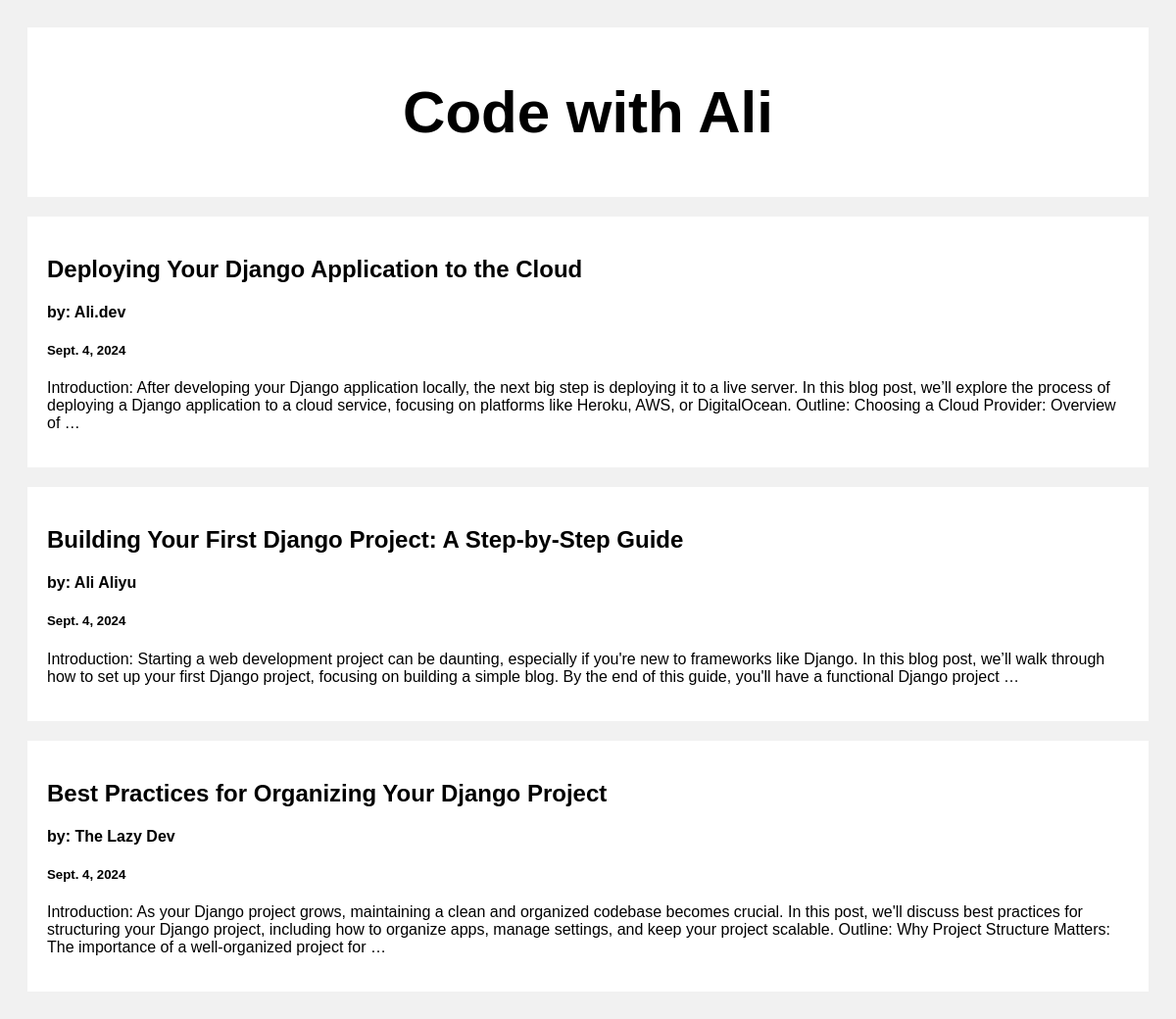
The page / on the database its author committed.
### posts/models.py (models this page shows)
class Post(models.Model):
    title = models.CharField(max_length=100)
    author = models.CharField(max_length=100)
    body = models.CharField(max_length=10000000)
    date_created = models.DateField(default=datetime.now, blank=True)

### posts/views.py (the view)
# urls.py: path('', views.index, name='index'),
def index(request):
    posts = Post.objects.all()
    return render(request, 'index.html', {'posts': posts})

### templates/index.html (shortened to what this page needs)
<!DOCTYPE html>
<html>
<head>
</head>
<body>
<div class="header">
  <h2>Code with Ali</h2>
</div>
<div class="row">
  <div class="leftcolumn">
    {% for post in posts reversed %}
    <div class="card">
      <a style="text-decoration: none; color: black;" href="/posts/{{post.id}}">
        <h2>{{post.title}}</h2>
        <h4> by: {{post.author}}</h4>
        <h5>{{post.date_created}}</h5>
        <p>{{post.body |truncatewords:50}}</p>
      </a>
    </div>
    {% endfor %}
  </div>
</div>
</body>
</html>

### templates/index.html (style rules this page uses)
* { box-sizing: border-box; }
body { font-family: Arial; padding: 20px; background: #f1f1f1; }
.header { padding: 2px; font-size: 40px; text-align: center; background: white; }
.leftcolumn { float: left; width: 100%; }
.card { background-color: white; padding: 20px; margin-top: 20px; }
.row:after { content: ""; display: table; clear: both; }

### rows shown on the page
Post: title "Deploying Your Django Application to the Cloud", author "Ali.dev", date_created "Sept. 4, 2024", body "Introduction: After developing your Django application locally, the next big step is deploying it to a live server. In this blog post, we’ll explore the process of deploying a Django application to a cloud service, focusing on platforms like Heroku, AWS, or DigitalOcean. Outline: Choosing a Cloud Provider: Overview of …"
Post: title "Building Your First Django Project: A Step-by-Step Guide", author "Ali Aliyu", date_created "Sept. 4, 2024", body "Introduction: Starting a web development project can be daunting, especially if you're new to frameworks like Django. In this blog post, we’ll walk through how to set up your first Django project, focusing on building a simple blog. By the end of this guide, you'll have a functional Django project …"
Post: title "Best Practices for Organizing Your Django Project", author "The Lazy Dev", date_created "Sept. 4, 2024", body "Introduction: As your Django project grows, maintaining a clean and organized codebase becomes crucial. In this post, we'll discuss best practices for structuring your Django project, including how to organize apps, manage settings, and keep your project scalable. Outline: Why Project Structure Matters: The importance of a well-organized project for …"
